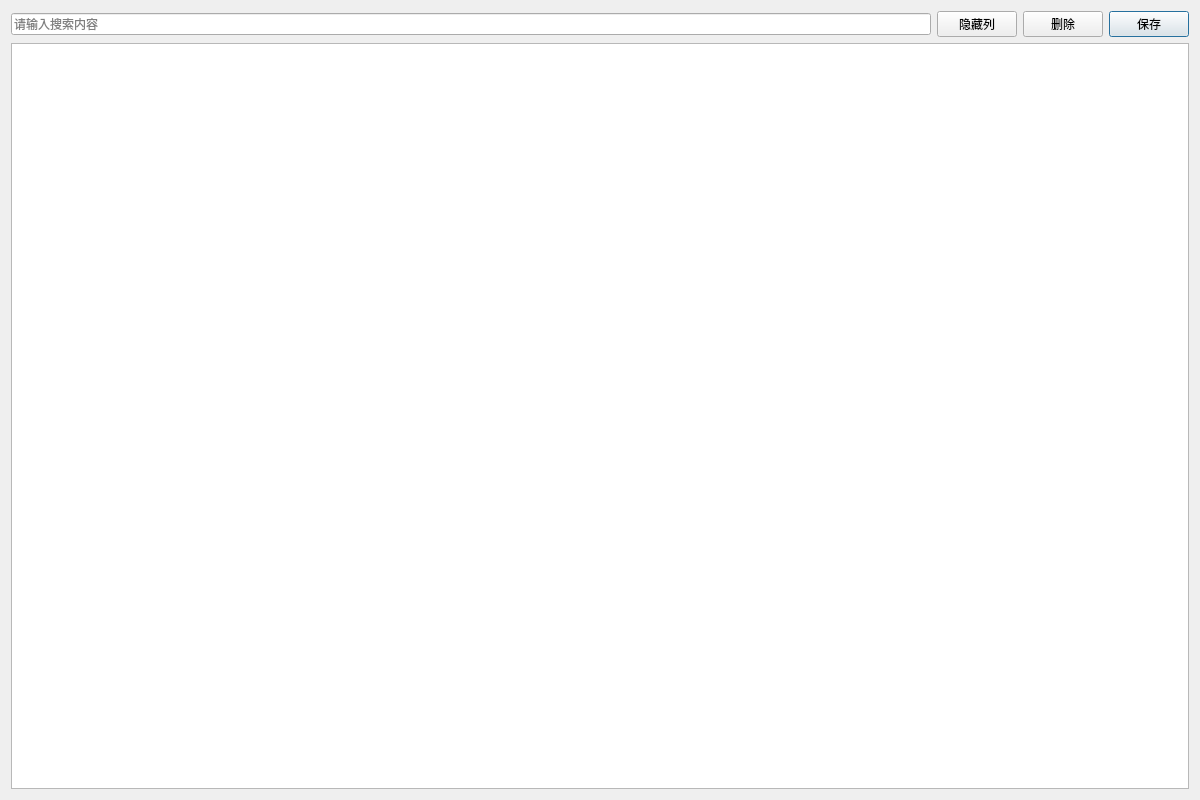
<?xml version="1.0" encoding="UTF-8"?>
<ui version="4.0">
 <class>myedit</class>
 <widget class="QDialog" name="myedit">
  <property name="geometry">
   <rect>
    <x>0</x>
    <y>0</y>
    <width>1200</width>
    <height>800</height>
   </rect>
  </property>
  <property name="windowTitle">
   <string>查看与修改</string>
  </property>
  <layout class="QVBoxLayout" name="verticalLayout">
   <item>
    <layout class="QHBoxLayout" name="horizontalLayout">
     <item>
      <widget class="QLineEdit" name="le_cnt">
       <property name="frame">
        <bool>true</bool>
       </property>
       <property name="placeholderText">
        <string>请输入搜索内容</string>
       </property>
       <property name="clearButtonEnabled">
        <bool>true</bool>
       </property>
      </widget>
     </item>
     <item>
      <widget class="QPushButton" name="btn_hideColumn">
       <property name="text">
        <string>隐藏列</string>
       </property>
      </widget>
     </item>
     <item>
      <widget class="QPushButton" name="btn_del">
       <property name="text">
        <string>删除</string>
       </property>
      </widget>
     </item>
     <item>
      <widget class="QPushButton" name="btn_save">
       <property name="text">
        <string>保存</string>
       </property>
       <property name="default">
        <bool>true</bool>
       </property>
      </widget>
     </item>
    </layout>
   </item>
   <item>
    <widget class="QTableView" name="tableView"/>
   </item>
  </layout>
 </widget>
 <resources/>
 <connections/>
</ui>
